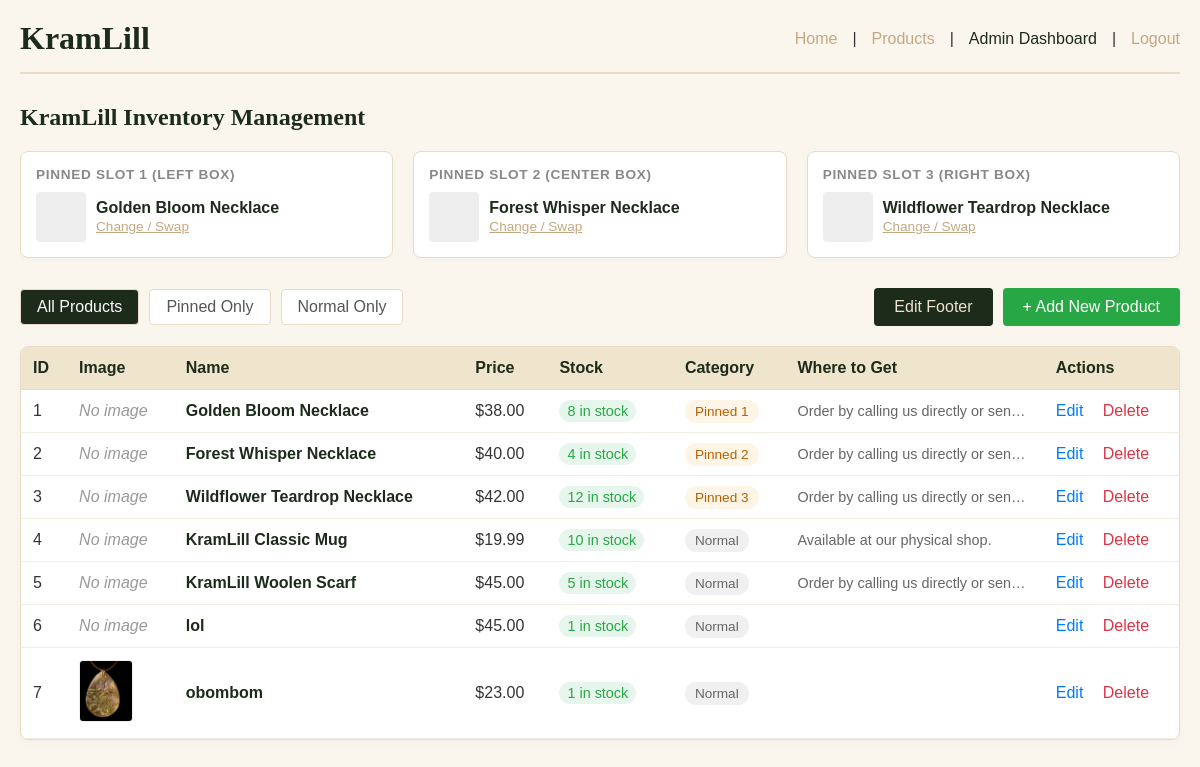
The app's page /admin/dashboard (signed in), older data.
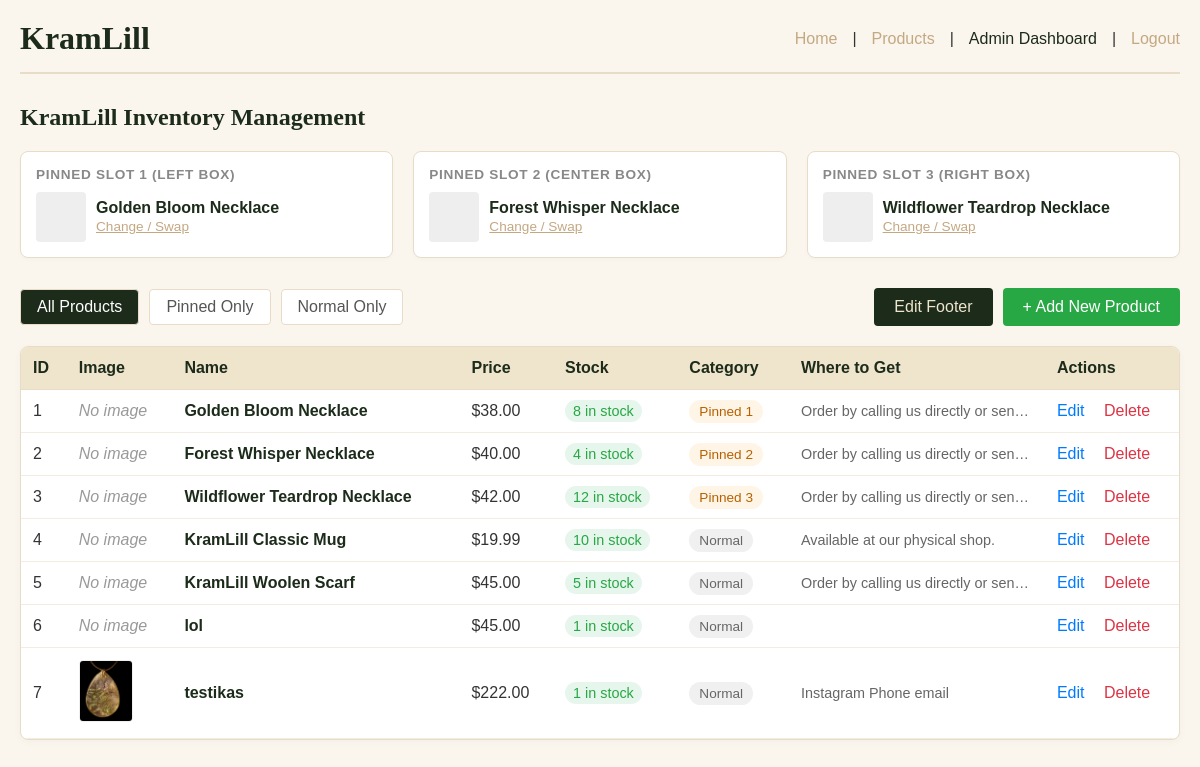
The same page, newer data.
### backend/models.py (models this page shows, shortened)
class Product(db.Model):
    __tablename__ = 'products'
    id = db.Column(db.Integer, primary_key=True)
    name = db.Column(db.String(120), nullable=False)
    description = db.Column(db.Text, nullable=True)
    price = db.Column(db.Float, nullable=False)
    stock = db.Column(db.Integer, nullable=False, default=0)
    image_filename = db.Column(db.String(255), nullable=True)
    where_to_get = db.Column(db.Text, nullable=True)
    instagram_url = db.Column(db.String(255), nullable=True)
    phone = db.Column(db.String(50), nullable=True)
    category = db.Column(db.String(50), nullable=False, default='Normal')

### backend/app.py (the view)
@app.route('/admin/dashboard')
def admin_dashboard():
    check_admin()
    filter_val = request.args.get('filter', 'all').strip()
    if filter_val == 'pinned':
        dashboard_products = Product.query.filter(Product.category.like('Pinned%')).all()
    elif filter_val == 'normal':
        dashboard_products = Product.query.filter_by(category='Normal').all()
    else:
        dashboard_products = Product.query.all()
    pinned_1 = Product.query.filter_by(category='Pinned 1').first()
    pinned_2 = Product.query.filter_by(category='Pinned 2').first()
    pinned_3 = Product.query.filter_by(category='Pinned 3').first()
    return render_template(
        'admin/dashboard.html',
        products=dashboard_products,
        current_filter=filter_val,
        pinned_1=pinned_1,
        pinned_2=pinned_2,
        pinned_3=pinned_3
    )

### backend/app.py (called while the page is built)
def check_admin():
    if not session.get('is_admin'):
        abort(403)

### frontend/templates/admin/dashboard.html (shortened to what the changed rows need)
<!DOCTYPE html>
<html lang="en">
<head>
</head>
<body style="font-family: sans-serif; background: #faf6ee; color: #333; margin: 0; padding: 20px;">
    <header style="max-width: 1200px; margin: 0 auto; display: flex; justify-content: space-between; align-items: center; border-bottom: 2px solid #e8dcc8; padding-bottom: 15px; margin-bottom: 30px;">
        <h1 style="font-family: Georgia, serif; margin: 0; color: #1c2b1a;">KramLill</h1>
    </header>
    <main style="max-width: 1200px; margin: 0 auto;">
        <h2 style="font-family: Georgia, serif; color: #1c2b1a;">KramLill Inventory Management</h2>
        <div style="background: white; border-radius: 8px; border: 1px solid #e8dcc8; overflow: hidden; box-shadow: 0 2px 8px rgba(0,0,0,0.03);">
            <table cellpadding="12" style="width: 100%; border-collapse: collapse; text-align: left;">
                <thead>
                    <tr style="background: #efe4cc; color: #1c2b1a; border-bottom: 1px solid #e8dcc8; font-weight: bold;">
                        <th>ID</th>
                        <th>Image</th>
                        <th>Name</th>
                        <th>Price</th>
                        <th>Stock</th>
                        <th>Category</th>
                        <th>Where to Get</th>
                        <th>Actions</th>
                    </tr>
                </thead>
                <tbody>
                    {% for product in products %}
                        <tr style="border-bottom: 1px solid #f2ece1;">
                            <td>{{ product.id }}</td>
                            <td>
                                {% if product.image_filename %}
                                    <img src="{{ url_for('static', filename='uploads/' + product.image_filename) }}" alt="{{ product.name }}" style="max-width: 60px; height: 60px; object-fit: cover; border-radius: 4px; border: 1px solid #eee;">
                                {% else %}
                                    <em style="color: #999;">No image</em>
                                {% endif %}
                            </td>
                            <td><strong style="color: #1c2b1a;">{{ product.name }}</strong></td>
                            <td>${{ "%.2f"|format(product.price) }}</td>
                            <td>
                                <span style="padding: 3px 8px; border-radius: 12px; font-size: 0.9em; {{ 'background: #ffebe6; color: #d73a49;' if product.stock == 0 else 'background: #e6f6ec; color: #28a745;' }}">
                                    {{ product.stock }} in stock
                                </span>
                            </td>
                            <td>
                                <span style="font-weight: 500; padding: 4px 10px; border-radius: 12px; font-size: 0.85em; {{ 'background: #fff5e6; color: #b86000;' if product.category.startswith('Pinned') else 'background: #f0f0f0; color: #666;' }}">
                                    {{ product.category }}
                                </span>
                            </td>
                            <td style="max-width: 200px; overflow: hidden; text-overflow: ellipsis; white-space: nowrap; font-size: 0.9em; color: #666;">
                                {{ product.where_to_get }}
                            </td>
                            <td>
                                <a href="/admin/edit-product/{{ product.id }}" style="color: #007bff; text-decoration: none; margin-right: 15px; font-weight: 500;">Edit</a>
                                <form method="POST" action="/admin/delete-product/{{ product.id }}" style="display:inline;" onsubmit="return confirm('Are you sure you want to delete this product?');">
                                    <button type="submit" style="color: #dc3545; background: none; border: none; padding: 0; font-family: inherit; font-size: inherit; cursor: pointer; font-weight: 500;">Delete</button>
                                </form>
                            </td>
                        </tr>
                    {% else %}
                        <tr>
                            <td colspan="8" style="text-align: center; padding: 30px; color: #888;">No products found in this category.</td>
                        </tr>
                    {% endfor %}
                </tbody>
            </table>
        </div>
    </main>
</body>
</html>

Row changes from the older to the newer data that the page shows:
changed Product id 7: name "obombom" → "testikas"; price "23.00" → "222.00"; where_to_get (not shown) → "Instagram Phone email"
